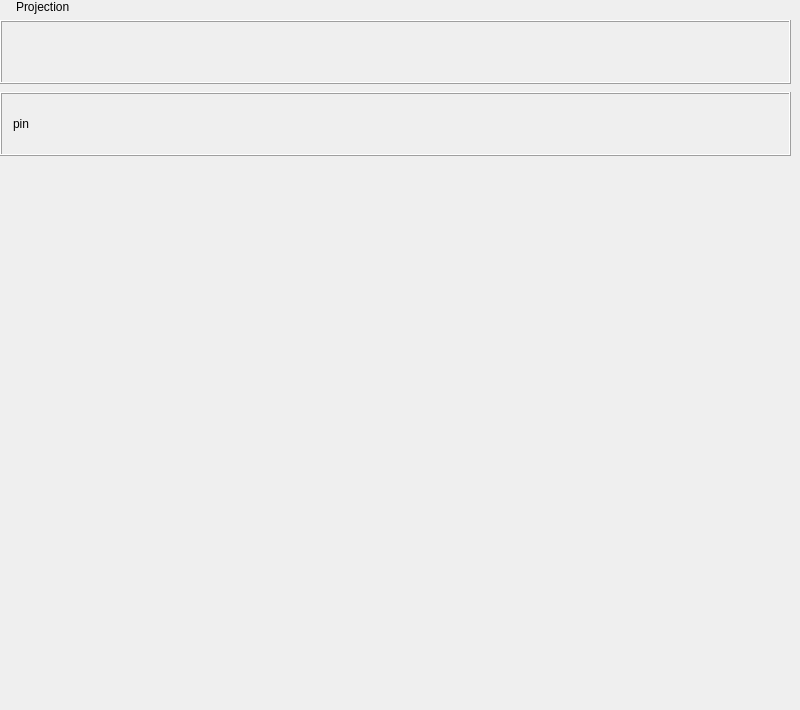
<?xml version="1.0" encoding="UTF-8"?>
<ui version="4.0">
 <class>Projection</class>
 <widget class="QWidget" name="Projection">
  <property name="geometry">
   <rect>
    <x>0</x>
    <y>0</y>
    <width>800</width>
    <height>710</height>
   </rect>
  </property>
  <property name="minimumSize">
   <size>
    <width>0</width>
    <height>0</height>
   </size>
  </property>
  <property name="maximumSize">
   <size>
    <width>16777215</width>
    <height>16777215</height>
   </size>
  </property>
  <property name="windowTitle">
   <string notr="true">Printer</string>
  </property>
  <layout class="QVBoxLayout" name="verticalLayout_2">
   <property name="leftMargin">
    <number>0</number>
   </property>
   <property name="topMargin">
    <number>0</number>
   </property>
   <property name="rightMargin">
    <number>9</number>
   </property>
   <item>
    <layout class="QHBoxLayout" name="horizontalLayout_3">
     <property name="leftMargin">
      <number>16</number>
     </property>
     <item>
      <widget class="QLabel" name="label">
       <property name="text">
        <string>Projection</string>
       </property>
      </widget>
     </item>
    </layout>
   </item>
   <item>
    <widget class="QWidget" name="widget" native="true">
     <property name="minimumSize">
      <size>
       <width>550</width>
       <height>0</height>
      </size>
     </property>
     <property name="maximumSize">
      <size>
       <width>16777215</width>
       <height>16777215</height>
      </size>
     </property>
     <layout class="QVBoxLayout" name="verticalLayout_3">
      <property name="spacing">
       <number>0</number>
      </property>
      <property name="leftMargin">
       <number>0</number>
      </property>
      <property name="topMargin">
       <number>0</number>
      </property>
      <property name="rightMargin">
       <number>0</number>
      </property>
      <property name="bottomMargin">
       <number>0</number>
      </property>
      <item>
       <layout class="QVBoxLayout" name="verticalLayout">
        <property name="spacing">
         <number>8</number>
        </property>
        <property name="bottomMargin">
         <number>0</number>
        </property>
        <item>
         <widget class="QFrame" name="frame">
          <property name="minimumSize">
           <size>
            <width>0</width>
            <height>64</height>
           </size>
          </property>
          <property name="maximumSize">
           <size>
            <width>16777215</width>
            <height>64</height>
           </size>
          </property>
          <property name="frameShape">
           <enum>QFrame::Box</enum>
          </property>
          <property name="frameShadow">
           <enum>QFrame::Raised</enum>
          </property>
          <layout class="QHBoxLayout" name="horizontalLayout_5">
           <property name="leftMargin">
            <number>0</number>
           </property>
           <item>
            <layout class="QHBoxLayout" name="horizontalLayout">
             <property name="sizeConstraint">
              <enum>QLayout::SetDefaultConstraint</enum>
             </property>
             <property name="leftMargin">
              <number>16</number>
             </property>
             <property name="bottomMargin">
              <number>0</number>
             </property>
             <item>
              <widget class="QLabel" name="titleLabel">
               <property name="sizePolicy">
                <sizepolicy hsizetype="Fixed" vsizetype="Fixed">
                 <horstretch>0</horstretch>
                 <verstretch>0</verstretch>
                </sizepolicy>
               </property>
               <property name="minimumSize">
                <size>
                 <width>0</width>
                 <height>0</height>
                </size>
               </property>
               <property name="text">
                <string/>
               </property>
               <property name="scaledContents">
                <bool>true</bool>
               </property>
              </widget>
             </item>
             <item>
              <widget class="QWidget" name="projectionNameWidget" native="true">
               <property name="minimumSize">
                <size>
                 <width>0</width>
                 <height>0</height>
                </size>
               </property>
               <layout class="QHBoxLayout" name="horizontalLayout_8">
                <item>
                 <layout class="QHBoxLayout" name="horizontalLayout_4">
                  <item>
                   <widget class="QLabel" name="projectionName">
                    <property name="text">
                     <string/>
                    </property>
                   </widget>
                  </item>
                  <item>
                   <widget class="QLabel" name="projectionNameChange">
                    <property name="minimumSize">
                     <size>
                      <width>15</width>
                      <height>20</height>
                     </size>
                    </property>
                    <property name="maximumSize">
                     <size>
                      <width>15</width>
                      <height>22</height>
                     </size>
                    </property>
                    <property name="text">
                     <string/>
                    </property>
                   </widget>
                  </item>
                 </layout>
                </item>
               </layout>
              </widget>
             </item>
             <item>
              <spacer name="horizontalSpacer">
               <property name="orientation">
                <enum>Qt::Horizontal</enum>
               </property>
               <property name="sizeHint" stdset="0">
                <size>
                 <width>40</width>
                 <height>20</height>
                </size>
               </property>
              </spacer>
             </item>
            </layout>
           </item>
          </layout>
         </widget>
        </item>
        <item>
         <widget class="QFrame" name="pinframe">
          <property name="minimumSize">
           <size>
            <width>550</width>
            <height>64</height>
           </size>
          </property>
          <property name="maximumSize">
           <size>
            <width>16777215</width>
            <height>64</height>
           </size>
          </property>
          <property name="frameShape">
           <enum>QFrame::Box</enum>
          </property>
          <property name="frameShadow">
           <enum>QFrame::Raised</enum>
          </property>
          <property name="lineWidth">
           <number>1</number>
          </property>
          <layout class="QHBoxLayout" name="horizontalLayout_14">
           <property name="rightMargin">
            <number>0</number>
           </property>
           <item>
            <layout class="QHBoxLayout" name="horizontalLayout_21">
             <property name="rightMargin">
              <number>16</number>
             </property>
             <item>
              <widget class="QLabel" name="alltimelabel">
               <property name="minimumSize">
                <size>
                 <width>118</width>
                 <height>30</height>
                </size>
               </property>
               <property name="maximumSize">
                <size>
                 <width>16777215</width>
                 <height>30</height>
                </size>
               </property>
               <property name="text">
                <string>pin</string>
               </property>
              </widget>
             </item>
             <item>
              <spacer name="horizontalSpacer_8">
               <property name="orientation">
                <enum>Qt::Horizontal</enum>
               </property>
               <property name="sizeHint" stdset="0">
                <size>
                 <width>40</width>
                 <height>20</height>
                </size>
               </property>
              </spacer>
             </item>
            </layout>
           </item>
          </layout>
         </widget>
        </item>
       </layout>
      </item>
     </layout>
    </widget>
   </item>
   <item>
    <spacer name="verticalSpacer">
     <property name="orientation">
      <enum>Qt::Vertical</enum>
     </property>
     <property name="sizeHint" stdset="0">
      <size>
       <width>20</width>
       <height>40</height>
      </size>
     </property>
    </spacer>
   </item>
  </layout>
 </widget>
 <layoutdefault spacing="6" margin="11"/>
 <resources/>
 <connections/>
</ui>
